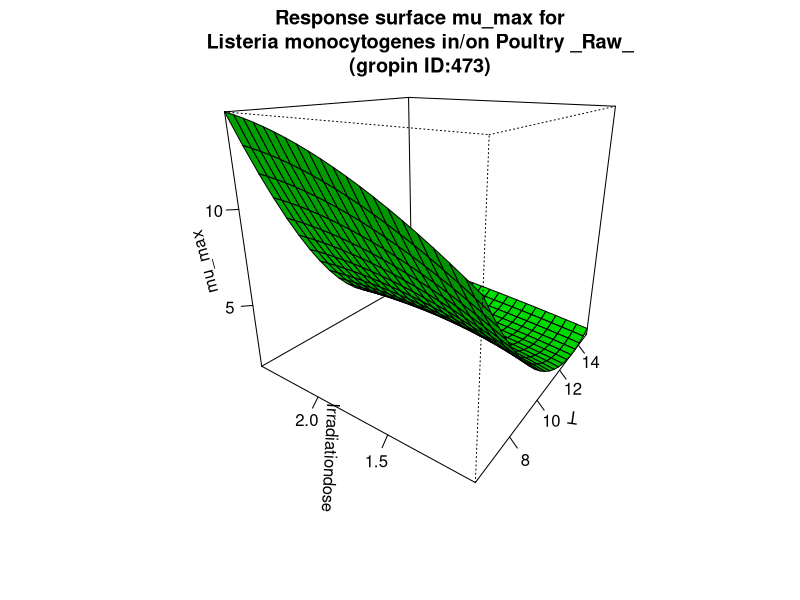

R code for this plot:
#############################
# start of Parameter script
#############################
T <- seq(6.006,14.985014985015,length.out=21)
Irradiationdose <- seq(1.001,2.4975024975025,length.out=21)
#############################
# end of Parameter script
#############################
############################# 
# start of Model script Gropin ID 473 
#############################
 
# constant coefficients for this model
 
variables <- data.frame(T,Irradiationdose)
argumentsPar <- expand.grid(variables)
 
# heart of the model
response_surface <- function(T,Irradiationdose) {
   mumax <-10.05-1.81*T+19.86*Irradiationdose+0.078*(T^2)-2.46*(Irradiationdose^2)-2.24*T*Irradiationdose+0.15*T*(Irradiationdose^2)+0.068*Irradiationdose*(T^2)

return(mumax=mumax)
} 

# output parameters
mumax <- cbind(argumentsPar,response_surface(argumentsPar['T'],argumentsPar['Irradiationdose']))
colnames(mumax) <- c(colnames(argumentsPar),'mumax')
#############################
# End of Model script
#############################
############################# 
# start of Visualisation script Gropin ID 473 
#############################
persp(T,Irradiationdose,matrix(unlist(mumax$mumax),nrow=21),col = 'green',xlab='T',ylab='Irradiationdose',zlab='mu_max',main='Response surface mu_max for
Listeria monocytogenes in/on Poultry _Raw_
(gropin ID:473)',theta=305,phi=20,shade=0.25,ticktype = 'detailed')
#############################
# End of Visualisation script
#############################
